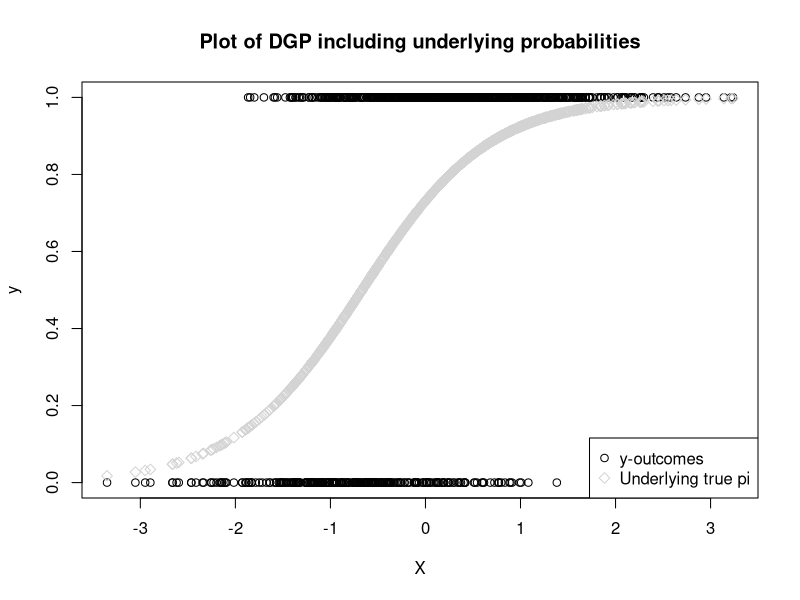
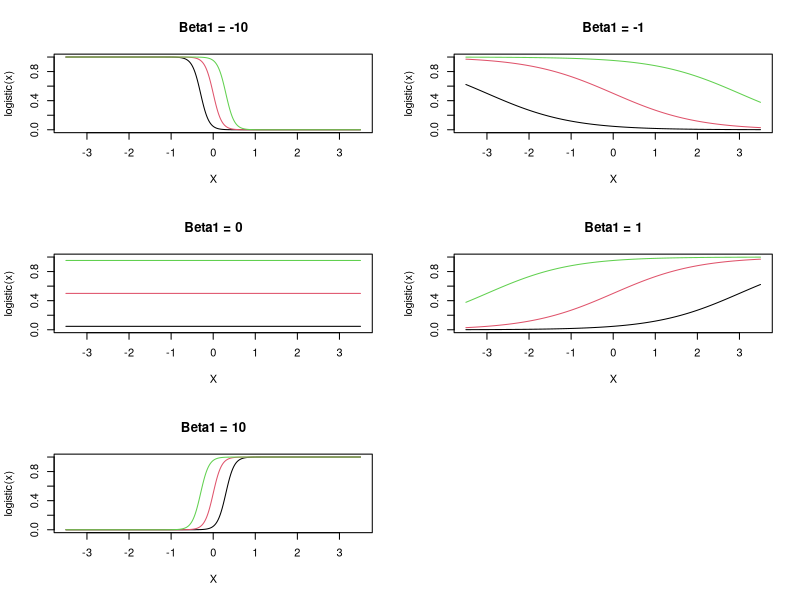
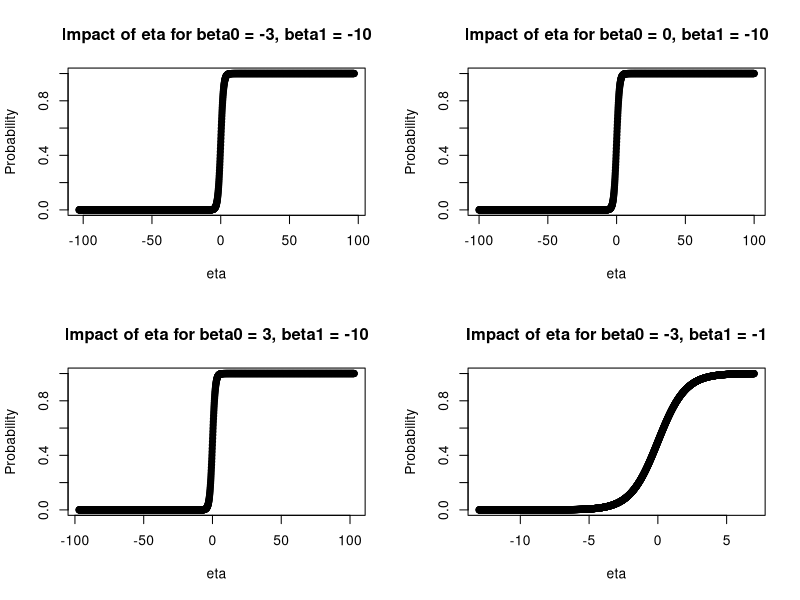
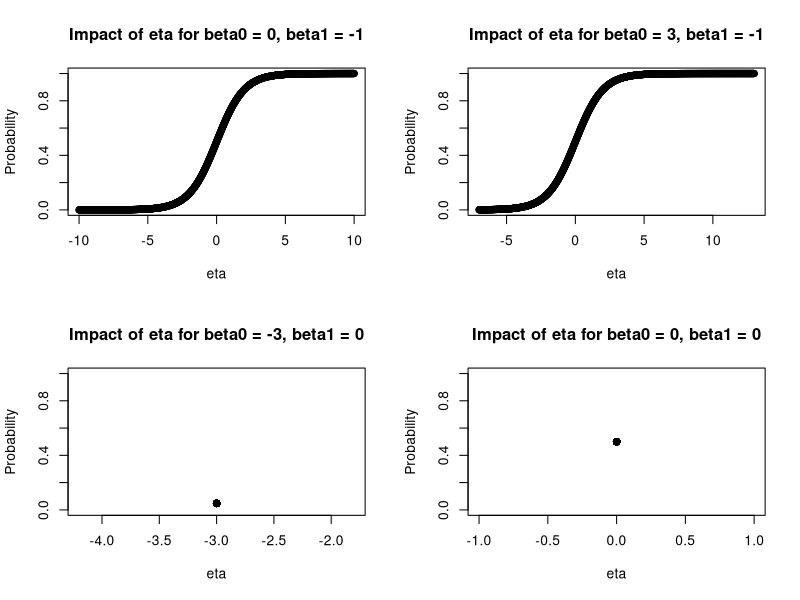
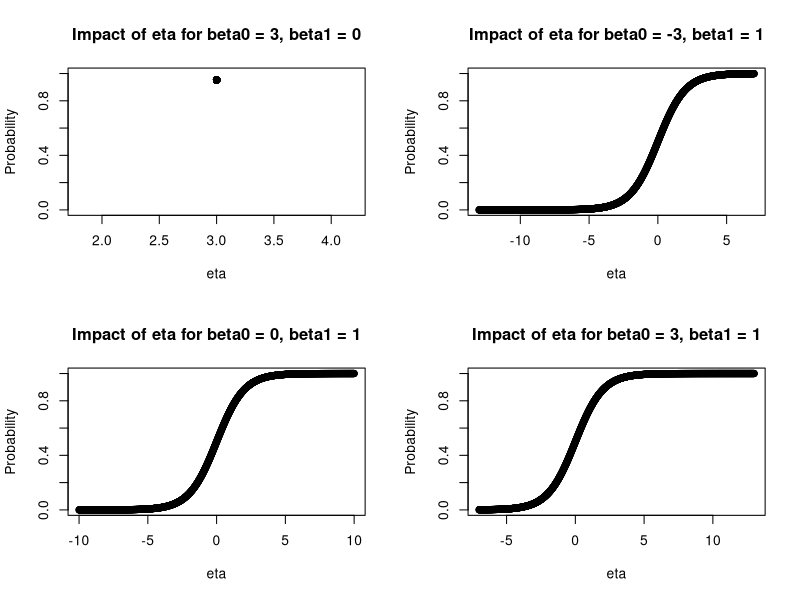
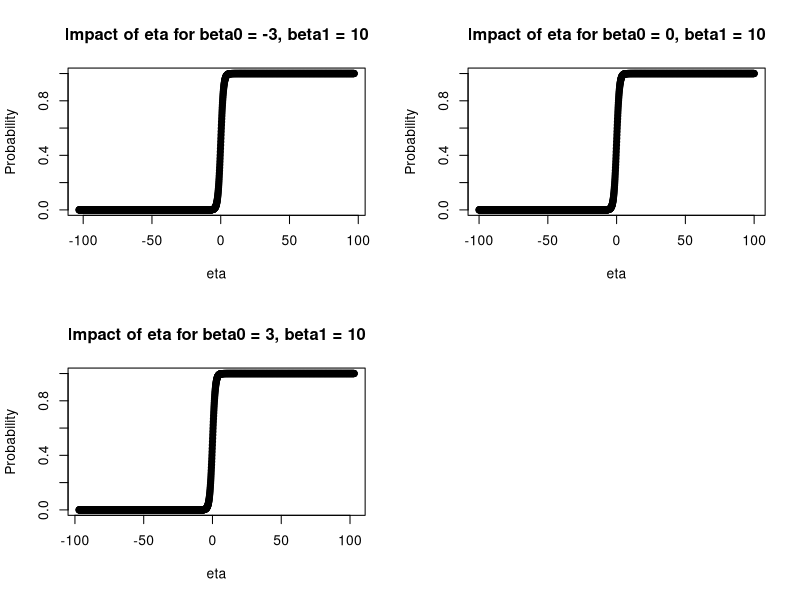

Source code (R) for these figures, in order: (Note: this script raises an error after producing the figures.)
## ---- chunk 1
knitr::opts_chunk$set(echo = TRUE)
## ---- chunk 2
# Sample size
n <- 1000

# Beta
beta0 <- 0.2
beta1 <- 1.5

beta <- c(beta0, beta)

# Predictor X
X <- rnorm(n = n,
           mean = 0,
           sd = 1)

# Linear predictor eta
eta <- 1 + beta1 * X

# Bernoulli parameter 
pi <- exp(eta) / (1 + exp(eta))

# Generating Bernoulli outcome
y <- rbinom(n = n,
            size = 1,
            p = pi)

# Putting in data.frame
data <- data.frame("y" = y, "X" = X)
## ---- chunk 3
plot(x = X,
     y = y,
     main = "Plot of DGP including underlying probabilities")
points(x = X,
      y = pi,
      pch = 5,
      col = "lightgray")
legend(x = "bottomright",
       legend = c("y-outcomes", "Underlying true pi"),
       pch = c(1, 5),
       col = c("black", "lightgrey"))
## ---- chunk 4
# Setting beta
beta0 <- c(-3, 0, 3)
beta1 <- c(-10, -1, 0, 1, 10)

# Creating X-grid
X_grid <- seq(from = -3.5, to = 3.5, by = 0.01)

# Plotting
par(mfrow = c(3, 2)) # 6 frames
for(i in 1:length(beta1)){ # First a plot for each beta1
    plot(x = X_grid,
       y = (exp(beta0[1] + beta1[i] * X_grid)/(1 + exp(beta0[1] + beta1[i] * X_grid))),
       type = "l",
       ylim = c(0, 1),
       xlim = c(-3.5, 3.5),
       xlab = "X",
       ylab = "logistic(x)",
       main = paste0("Beta1 = ", beta1[i]))
  for(j in 2:length(beta0)){ # Adding lines for each beta0
    lines(x = X_grid,
          y = (exp(beta0[j] + beta1[i] * X_grid)/(1 + exp(beta0[j] + beta1[i] * X_grid))),
          col = j)
  }
}
## ---- chunk 5
# Creating grid of all beta combinations
beta_grid <- expand.grid(beta0, beta1)
names(beta_grid) <- c("beta0", "beta1")
X_grid <- seq(-10, 10, by = 0.01)

# Creating eta (each column is the situation for dfferent beta combination)
eta <- matrix(NA, nrow = length(X_grid), ncol = nrow(beta_grid))
for(i in 1:nrow(beta_grid)){
  eta[, i] <- beta_grid[i, 1] + beta_grid[i, 2] * X_grid
}

# Probabilities corresponding to eta
probs <- exp(eta) / (1 + exp(eta))

# Plotting (using dots -> better for cases where beta1 = 0)
par(mfrow = c(2, 2))
for(i in 1:nrow(beta_grid)){
  plot(x = eta[, i],
       y = probs[, i],
       pch = 20,
       cex = 1.5,
       ylim = c(0, 1),
       main = paste0("Impact of eta for beta0 = ", beta_grid[i, 1], ", beta1 = ", beta_grid[i, 2]),
       xlab = "eta",
       ylab = "Probability")
}
par(mfrow = c(1, 1))
# Less clear than the overlaid plots from earlier (all beta0 values on 1 curve)
## ---- chunk 6
# Logit MLE
logit_mle1 <- glm(y ~ X, family = "binomial", data = data)
summary(logit_mle1)

# Logit BY 
logit_by1 <- glmrob(y ~ X, family = "binomial", method = "BY", data = data)
summary(logit_by1)

# Logit WBY
logit_wby1 <- glmrob(y ~ X, family = "binomial", method = "WBY", data = data)
summary(logit_wby1)
## ---- chunk 7
## Getting predictions
# Creating grid
X_grid <- data.frame("X" = seq(from = -3.5, to = 3.5, by = 0.001))

# MLE predictions
logit_mle1_preds <- predict(logit_mle1, newdata = X_grid, type = "response")

# BY predictions
logit_by1_preds <- 1/(1 + exp(-predict(logit_by1, newdata = X_grid)))

# WBY predictions
logit_wby1_preds <- 1/(1 + exp(-predict(logit_wby1, newdata = X_grid)))

## Plotting
plot(x = X,
     y = y,
     main = "Plotting fitted models on clean data")
# True underlying proabilities
points(x = X,
      y = pi,
      pch = 5,
      col = "lightgray")
# MLE
lines(x = X_grid$X,
      y = logit_mle1_preds)
# BY
lines(x = X_grid$X,
      y = logit_by1_preds,
      lty = 2)
# WBY
lines(x = X_grid$X,
      y = logit_wby1_preds,
      lty = 3)
# Legend
legend(x = "bottomright",
       legend = c("MLE", "BY", "WBY"),
       lty = 1:3)
legend(x = "topleft",
       legend = c("True p"),
       pch = 5,
       col = "lightgray")
## ---- chunk 8
## Getting fitted values
# MLE
logit_mle1_preds <- logit_mle1$fitted.values

# BY
logit_by1_preds <- 1/(1 + exp(-predict(logit_by1, newdata = data.frame(X))))

# WBY
logit_wby1_preds <- 1/(1 + exp(-predict(logit_wby1, newdata = data.frame(X))))

## Calculating losses
# NLL
logit_mle1_nll <- logit_loss(y_true = y,
                             prob_hat = logit_mle1_preds)$avg_loss
logit_mle1_nll

logit_by1_nll <- logit_loss(y_true = y,
                            prob_hat = logit_by1_preds)$avg_loss
logit_by1_nll

logit_wby1_nll <- logit_loss(y_true = y,
                             prob_hat = logit_wby1_preds)$avg_loss
logit_wby1_nll
## ---- chunk 9
# Preparation
beta0 <- 0 # Intercept
X_grid <- seq(-3, 3, by = 0.001) # Plotting grid
par(mfrow = c(2, 2))

#### X-space
### Case: Beta1 positive
beta1 <- 1.5
p <- exp(beta0 + beta1 * X_grid)/(1 + exp(beta0 + beta1 * X_grid))
outliers_0 <- cbind(rnorm(n = 50,
                        mean = 2,
                        sd = 0.1),
                  rep(0, 50))
outliers_1 <- cbind(rnorm(n = 50,
                          mean = -2,
                          sd = 0.1),
                    rep(1, 50))

## Vertical outliers
plot(x = X_grid,
     y = p,
     type = "l",
     ylim = c(0, 1),
     main = "Vertical Outliers: Pos. Beta1 (X-space)",
     xlab = "X")
abline(h = 0, lty = 2)
abline(h = 1, lty = 2)
points(outliers_0,
       col = "red")
points(outliers_1,
       col = "blue")

## Horizontal outliers
outliers_hor0 <- cbind(rnorm(n = 50,
                       mean = -3.5,
                       sd = 0.1),
                       rep(0, 50))
outliers_hor1 <- cbind(rnorm(n = 50,
                       mean = 3.5,
                       sd = 0.1),
                       rep(1, 50))

plot(x = X_grid,
     y = p,
     type = "l",
     ylim = c(0, 1),
     xlim = c(-4, 4),
     main = "Horizontal Outliers: Pos. Beta1 (X-space)",
     xlab = "X")
points(outliers_hor0, col = "red")
points(outliers_hor1, col = "blue")


### Case: Negative Beta
beta1 <- -1.5
p <- exp(beta0 + beta1 * X_grid)/(1 + exp(beta0 + beta1 * X_grid))

## Vertical outliers
# Making
outliers_0_neg <- cbind(rnorm(n = 50,
                        mean = -2,
                        sd = 0.1),
                  rep(0, 50))
outliers_1_neg <- cbind(rnorm(n = 50,
                          mean = 2,
                          sd = 0.1),
                    rep(1, 50))

# Plotting Vertical outliers
plot(x = X_grid,
     y = p,
     type = "l",
     ylim = c(0, 1),
     main = "Vertical Outliers: Neg. Beta1 (X-space)",
     xlab = "X")
abline(h = 0, lty = 2)
abline(h = 1, lty = 2)
points(outliers_0_neg,
       col = "red")
points(outliers_1_neg,
       col = "blue")

## Horizontal outliers
outliers_hor0 <- cbind(rnorm(n = 50,
                       mean = 3.5,
                       sd = 0.1),
                       rep(0, 50))
outliers_hor1 <- cbind(rnorm(n = 50,
                       mean = -3.5,
                       sd = 0.1),
                       rep(1, 50))
# Plotting horizontal outliers
plot(x = X_grid,
     y = p,
     type = "l",
     ylim = c(0, 1),
     xlim = c(-4, 4),
     main = "Horizontal Outliers: Neg. Beta1 (X-space)",
     xlab = "X")
points(outliers_hor0, col = "red")
points(outliers_hor1, col = "blue")

par(mfrow = c(1, 1))


#### eta-space
# Function to calculate eta
eta <- function(X){
  eta <- beta0 + beta1 * X
  return(eta)
}

# Checking 2 beta cases
beta1 <- 1.5
p <- exp(beta0 + beta1 * X_grid)/(1 + exp(beta0 + beta1 * X_grid))
eta_grid <- eta(X_grid)

beta1 <- - 1.5
p <- exp(beta0 + beta1 * X_grid)/(1 + exp(beta0 + beta1 * X_grid))
eta_grid <- eta(X_grid)

plot(x = eta_grid,
     y = p,
     type = "l")

## To show that the sign of beta doesn't matter!
beta1 <- - 1.5
p <- exp(beta0 + beta1 * X_grid)/(1 + exp(beta0 + beta1 * X_grid))
eta_grid <- eta(X_grid)

# Adding line
lines(x = eta_grid,
      y = p,
      lty = 2) # It coincides

# Reconverting the X-coordinates of outliers to eta-coordinates
beta1 <- 1.5
outliers_0_eta <- cbind(eta(outliers_0[, 1]), rep(0, 50))
outliers_1_eta <- cbind(eta(outliers_1[, 1]), rep(1, 50))

par(mfrow = c(1, 2))
plot(x = eta_grid,
     y = p,
     type = "l",
     main = "Vert. outliers in eta-space")
points(outliers_0_eta, col = "blue")

plot(x = eta_grid,
     y = p,
     type = "l",
     main = "Vert. outliers in eta-space")
points(outliers_1_eta, col = "red")
par(mfrow = c(1, 1))
